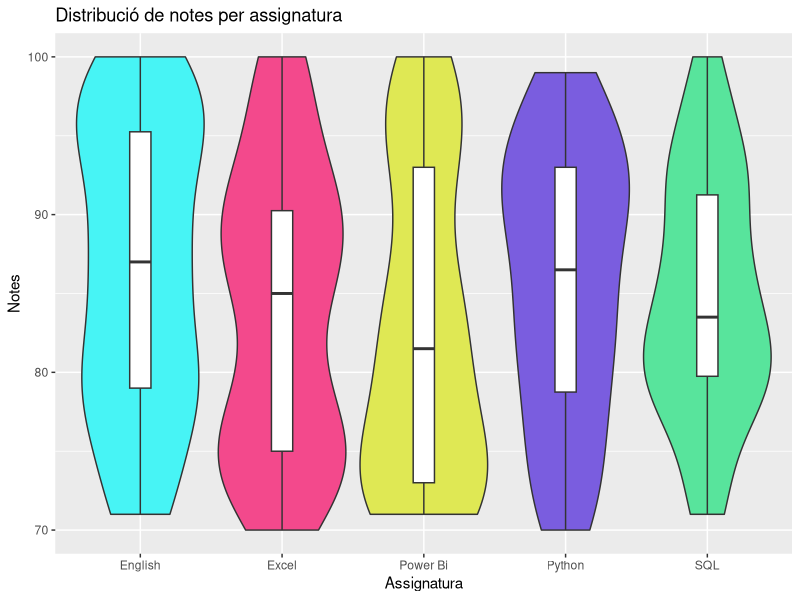

Source code (R):
tryCatch({
  data <- read.csv("Violin_data_cleaned.csv", header=TRUE)
  print("Fitxer llegit correctament")
}, error = function(e){
  cat("Error en llegir el fitxer:", conditionMessage(e))
})

library(dplyr)
data_filtered <- data %>% # Ref.9
  select(sql_marks, excel_marks, python_marks, power_bi_marks, english_marks)
data_filtered

library(ggplot2) # Ref.10
ggplot() +
  geom_violin(data = data_filtered, aes(x = "SQL", y = sql_marks), fill = "#58E49C") +
  geom_boxplot(data = data_filtered, aes(x = "SQL", y = sql_marks), width = 0.15, fill = "white") +
  
  geom_violin(data = data_filtered, aes(x = "Python", y = python_marks), fill = "#7A5DDF") +
  geom_boxplot(data = data_filtered, aes(x = "Python", y = python_marks), width = 0.15, fill = "white") +
  
  geom_violin(data = data_filtered, aes(x = "Power Bi", y = power_bi_marks), fill = "#DFE854") +
  geom_boxplot(data = data_filtered, aes(x = "Power Bi", y = power_bi_marks), width = 0.15, fill = "white") +
  
  geom_violin(data = data_filtered, aes(x = "Excel", y = excel_marks), fill = "#F3498C") +
  geom_boxplot(data = data_filtered, aes(x = "Excel", y = excel_marks), width = 0.15, fill = "white") +
  
  geom_violin(data = data_filtered, aes(x = "English", y = english_marks), fill = "#47F4F5") +
  geom_boxplot(data = data_filtered, aes(x = "English", y = english_marks), width = 0.15, fill = "white") +
  
  labs(x = "Assignatura", y = "Notes", title = "Distribució de notes per assignatura") # Ref.11
